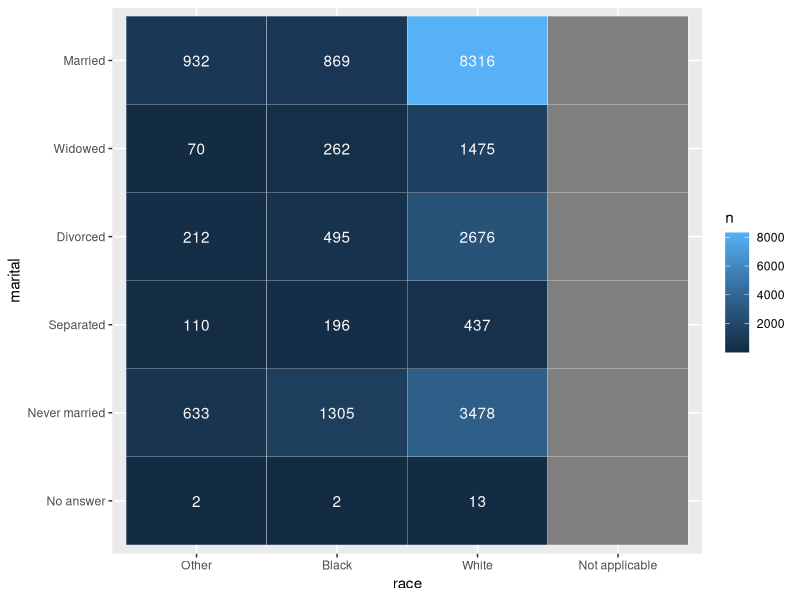
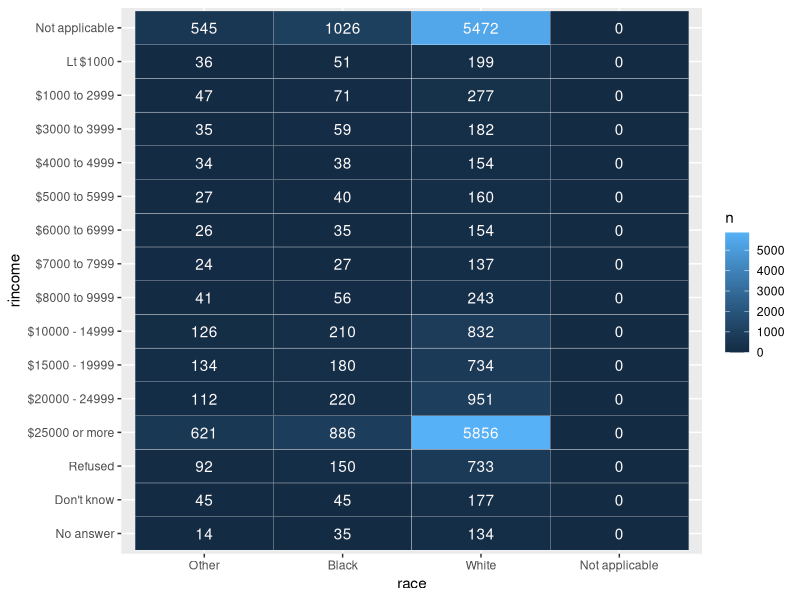
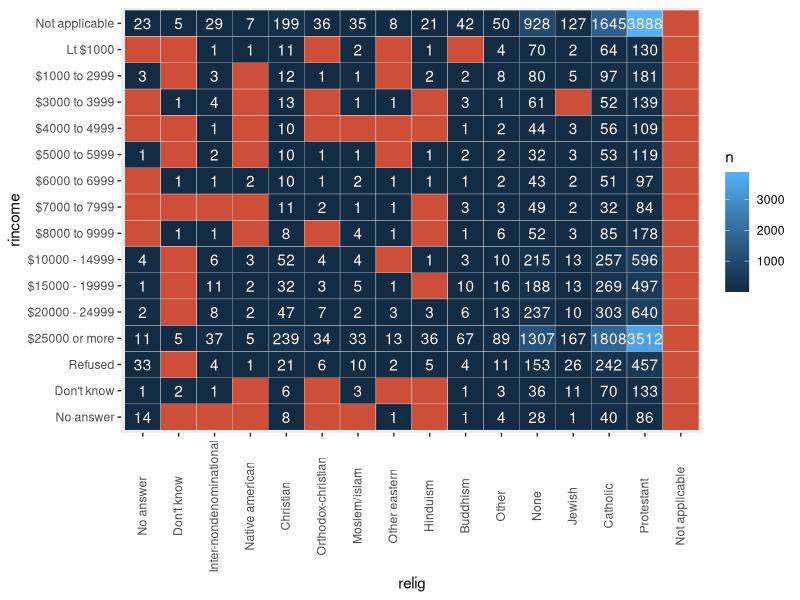
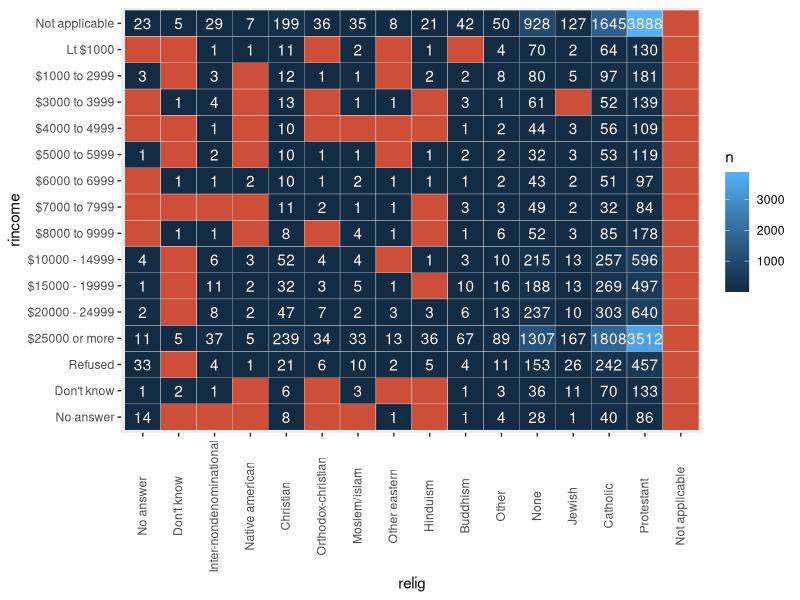
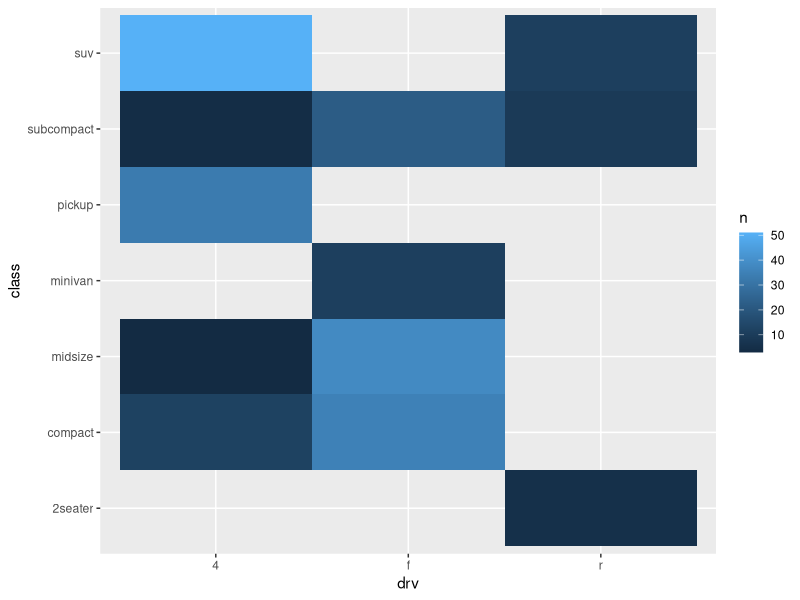
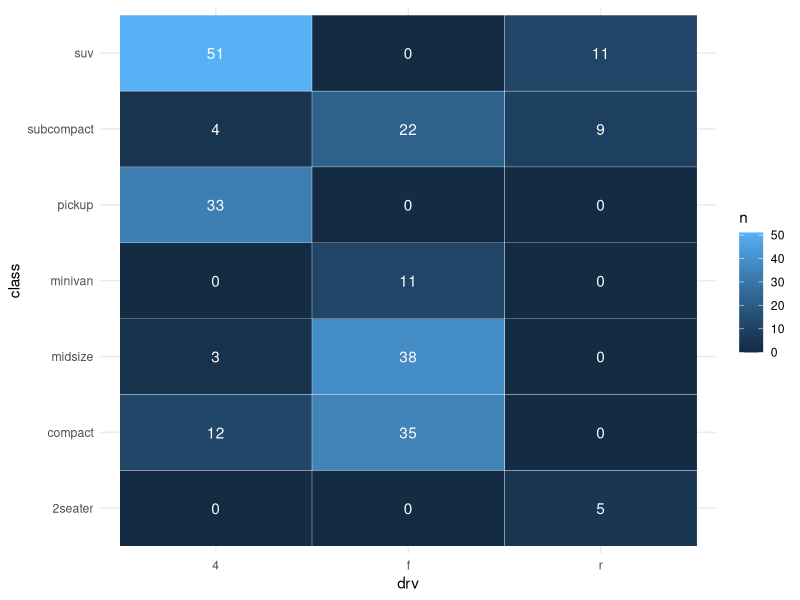
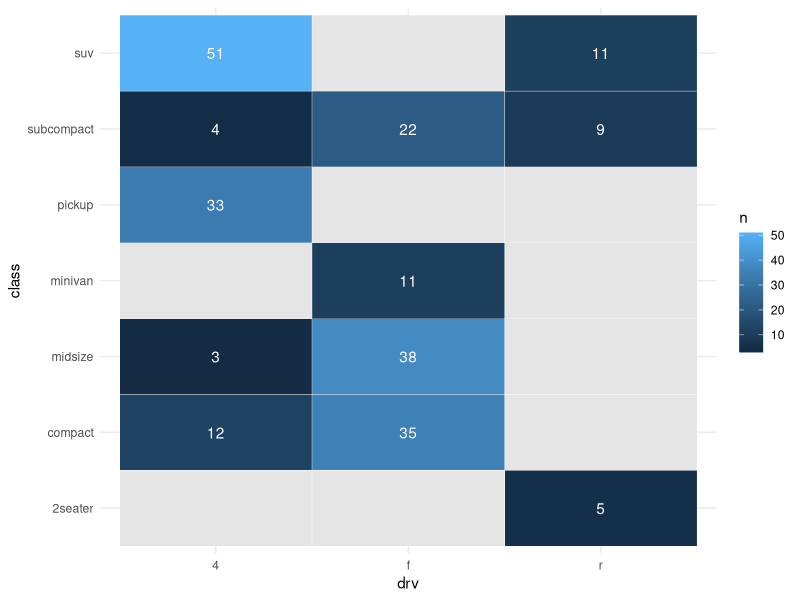
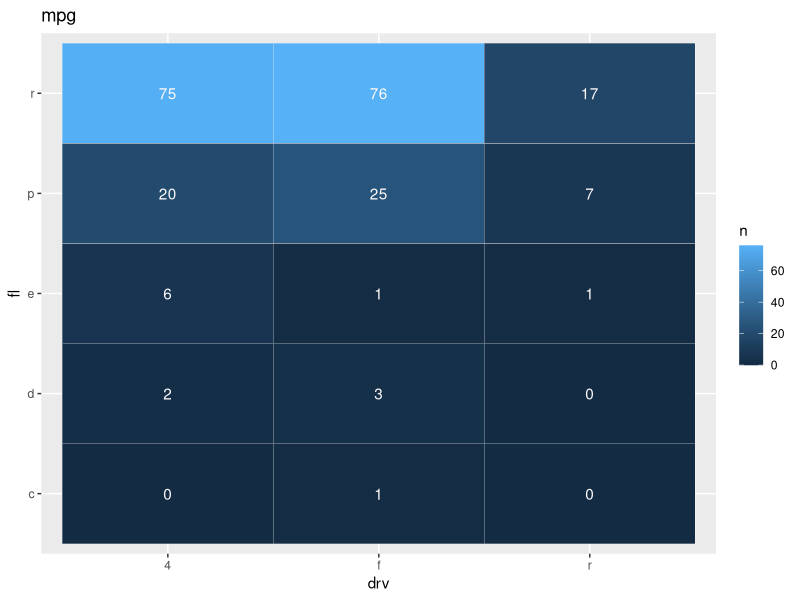

R code for these plots, in order:
#26-05205 wedn 08:13

#
library(tidyverse)

#
gss_cat |> 
  sapply(n_distinct)

gss_cat |> 
  str()

#
gss_cat |> 
  count(marital, race) |> 
  complete(marital, race, fill = list(n = NA)) |> 
  ggplot(aes(x = race, y = marital, fill = n)) +
  geom_tile(color = 'snow') +
  geom_text(aes(label = n), color = 'snow')


# 항목에는 있지만 실제 답변은 없었던 경우
gss_cat |> 
  count(race, rincome) |> 
  complete(race, rincome, fill = list(n = 0)) |> 
  ggplot(aes(x = race, y = rincome, fill = n)) +
  geom_tile(color = 'snow') +
  geom_text(aes(label = n), color = 'snow')

gss_cat |> 
  count(race)

levels(gss_cat$race)

#과소 표본 찾는 법
gss_cat |> 
  count(relig, rincome) |> 
  complete(relig, rincome, fill = list(n = NA)) |> 
  ggplot(aes(x = relig, y = rincome, fill = n)) +
  geom_tile(color = 'snow') +
  geom_text(aes(label = n), color = 'snow') +
  scale_fill_gradient(na.value = 'tomato3') +
  theme(
    axis.text.x = element_text(angle = 90, vjust = .4)
  )


?gss_cat


#
gss_cat |> 
  count(relig, rincome) |> 
  complete(relig, rincome, fill = list(n = NA)) |> 
  ggplot(aes(x = relig, y = rincome, fill = n)) +
  geom_tile(color = 'snow') +
  geom_text(aes(label = n), color = 'snow') +
  scale_fill_gradient(na.value = 'tomato3') +
  theme(
    axis.text.x = element_text(angle = 90, vjust = .4)
  )


#
mpg |> 
  count(drv, class) |> 
  ggplot(aes(x = drv, y = class, fill = n)) +
  geom_tile()


mpg |> 
  count(drv, class) |> 
  complete(drv, class, fill = list(n = 0)) |> 
  ggplot(aes(x = drv, y = class, fill = n)) +
  geom_tile(color = 'snow') +
  geom_text(aes(label = n), color = 'snow') +
  theme_minimal()


#
mpg |> 
  count(drv, class) |> 
  complete(drv, class, fill = list(n = NA)) |> 
  ggplot(aes(x = drv, y = class, fill = n)) +
  geom_tile(color = 'snow') +
  geom_text(aes(label = n), color = 'snow') +
  theme_minimal() +
  scale_fill_gradient(na.value = 'grey90')



#
set.seed(123)
diamonds |> 
  slice_sample(n = 1000) -> diamonds_small

mpg |> 
  count(drv, fl) |> 
  complete(drv, fl, fill = list(n = 0)) |> 
  ggplot(aes(x = drv, y = fl, fill = n)) +
  geom_tile(color = 'snow') +
  geom_text(aes(label = n), color ='snow') +
  ggtitle(label = 'mpg')

#
mpg |> 
  count(class, fl) |> 
  complete(class, fl, fill = list(n = 0)) |> 
  ggplot(aes(x = class, y = fl, fill = n)) +
  geom_tile(color = 'snow') +
  geom_text(aes(label = n), color ='darkblue') +
  ggtitle(label = 'mpg') +
  scale_fill_gradient(low = 'snow3', high = 'red')

#
mpg |> 
  count(class, drv) |> 
  complete(class, drv, fill = list(n = 0)) |> 
  ggplot(aes(x = class, y = drv, fill = n)) +
  geom_tile(color = 'black') +
  geom_text(aes(label = n), color ='darkblue') +
  ggtitle(label = 'mpg') +
  scale_fill_gradient(low = 'snow1', high = 'red') +
  theme_classic()


# msleep ----
msleep |> #str() 
  count(vore, conservation) |> # 4 * 6 (NA 포함시 5 * 7)
  complete(vore, conservation, fill = list(n = 0)) |> 
  #print(n = Inf) #각각 NA를 포함하므로
  ggplot(aes(x = vore, y = conservation, fill = n)) +
  geom_tile(color = 'black') +
  geom_text(aes(label = n), color = 'snow') +
  scale_fill_gradient(high = 'red', low = 'lightblue3')

#mpg
mpg |> distinct()
mpg |> #str()
  count(drv, fl, class) |> #drv 3 fl 5 class 7
  complete(drv, fl, class, fill = list(n = NA)) |> 
  drop_na() |> 
  ggplot(aes(x = fl, y = class, fill = n)) +
  geom_tile(color = 'snow') +
  facet_wrap(.~drv) +
  geom_text(aes(label = n), color = 'snow')

3*5*7

# na 처리1 ----
mpg |> #str()
  count(drv, fl, class) |> #drv 3 fl 5 class 7
  pivot_wider(names_from = class, values_from = n, values_fill = 0)

# na 처리2 ----
mpg |> #str()
  count(drv, fl, class) |> #drv 3 fl 5 class 7
  pivot_wider(names_from = class, values_from = n, values_fill = 0)


#
mpg |> 
  count(drv, class) |> 
  pivot_wider(names_from = drv, values_from = n)

# complete(n = NA) ----
## n = NA
mpg |> 
  count(drv, class) |> 
  complete(drv, class, fill = list(n = NA)) |> 
  #print(n = Inf)
  ggplot(aes(x = drv, y = class, fill = n)) +
  geom_tile(color = 'grey70') +
  scale_fill_gradient(low = 'grey90', high = 'red', na.value = 'snow') +
  geom_text(aes(label = n), color = 'black')

# complete(n = 0) ----
## n = 0
mpg |> 
  count(drv, class) |> 
  complete(drv, class, fill = list(n = 0)) |> 
  ggplot(aes(x = drv, y = class, fill = n)) +
  geom_tile(color = 'grey70', show.legend = F) +
  scale_fill_gradient(low = 'grey90', high = 'red', na.value = 'snow') +
  geom_text(aes(label = n), color = 'black') +
  theme_minimal() +
  theme(axis.text = element_text(size = 12), 
        axis.title = element_text(size = 18)) +
  labs(title = 'complete()', subtitle = "", caption = "")
